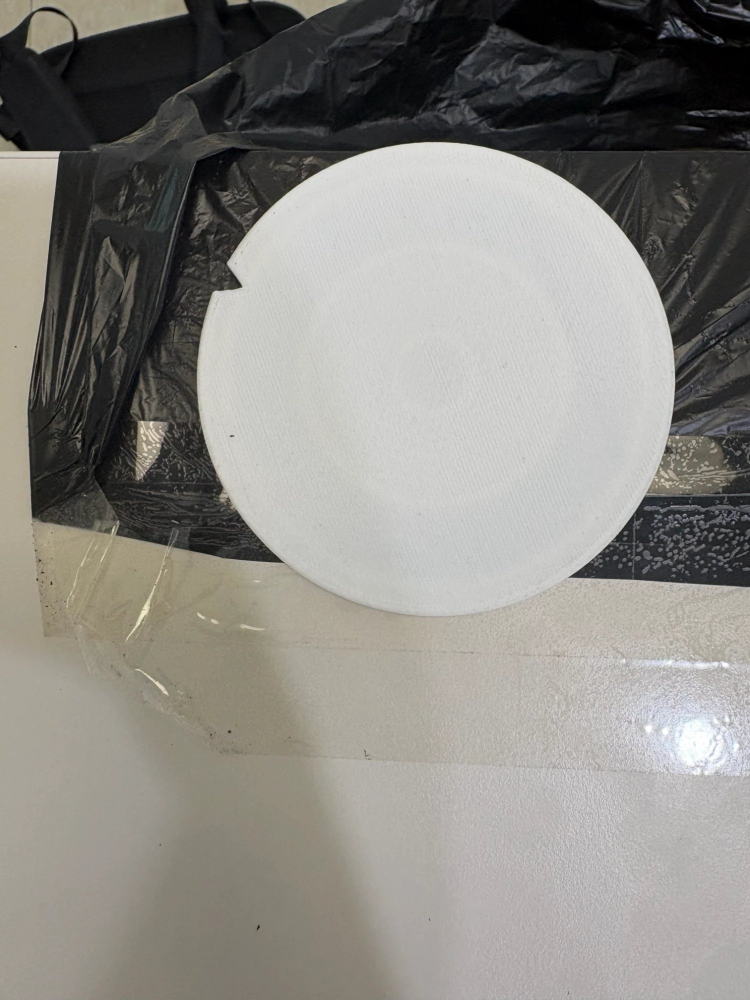
#> input picture tests/fixtures/wafer_notch_photo.jpg, 1500 x 2000 px (shown at 1/2 size)
$ python prealign.py tests/fixtures/wafer_notch_photo.jpg
#> lines starting #> are read from the running program, lines starting #| are printed output that depends on the picture
"""Pre-align: find the wafer disc and its notch on the loader camera (OpenCV only).

  python prealign.py photo.jpg [more.jpg ...]     # print centre / radius / notch angle, save *_notch.jpg

Angles are image angles in degrees: 0 = right, 90 = down (clockwise on screen), range [0, 360).
The disc is a bright circle on a dark background with one cut-out (the notch) on its rim.
1. Hough circle on a downscaled frame gives a rough centre and radius.
2. Radial edge search at every degree refines the circle by least squares; rays whose edge
   is missing or far off (the notch, a bright background touching the rim) are dropped.
3. The notch is the dark arc just inside the rim: its brightness-weighted centroid gives
   the angle to a fraction of a degree.
"""

import sys
from pathlib import Path

import cv2
import numpy as np

WORK_WIDTH = 640          # Hough runs at this width
RING = (0.88, 0.97)       # radii (fraction of r) sampled for the notch
NOTCH_MIN_CONTRAST = 0.25  # notch arc (peak degree) must be this much darker than the rim median
NOTCH_MAX_WIDTH_DEG = 40   # a wider dark arc is a hand / shadow over the rim, not the notch
DISC_MIN_EDGE = 0.6        # the rim edge must be found on this fraction of the 360 rays
DISC_MIN_STEP = 40         # and the disc must be this much brighter than just outside it


def wrap180(a):
    return (a+180) % 360-180


def _ray_samples(gray, cx, cy, r, lo, hi, n):
    """Brightness along each of the 360 rays from lo*r to hi*r: array (360, n)."""
    t = np.radians(np.arange(360))[:, None]
    rr = np.linspace(lo*r, hi*r, n)[None, :]
    xs = (cx+rr*np.cos(t)).astype(np.float32)
    ys = (cy+rr*np.sin(t)).astype(np.float32)
    return cv2.remap(gray, xs, ys, cv2.INTER_LINEAR, borderMode=cv2.BORDER_REPLICATE).astype(np.float64), rr[0]


def _fit_circle(pts):
    a = np.c_[2*pts, np.ones(len(pts))]
    s = np.linalg.lstsq(a, (pts**2).sum(1), rcond=None)[0]
    return s[0], s[1], float(np.sqrt(s[2]+s[0]**2+s[1]**2))


def _refine(gray, cx, cy, r):
    """Least-squares circle on the rim edge near (cx, cy, r): (cx, cy, r, edge fraction, step) or None."""
    prof, radii = _ray_samples(gray, cx, cy, r, 0.85, 1.15, 120)
    prof = cv2.GaussianBlur(prof, (5, 1), 0)
    step = prof[:, :-2]-prof[:, 2:]
    k = step.argmax(1)
    strength = step[np.arange(360), k]
    edge_r = radii[k+1]
    t = np.radians(np.arange(360))
    edge = np.c_[cx+edge_r*np.cos(t), cy+edge_r*np.sin(t)]
    keep = strength > 0.5*np.median(strength)
    for _ in range(3):
        if keep.sum() < 60:
            return None
        cx, cy, r = _fit_circle(edge[keep])
        resid = np.hypot(edge[:, 0]-cx, edge[:, 1]-cy)-r
        keep &= abs(resid) < max(1.5, 3*np.median(abs(resid[keep])))
    # A real disc has a bright face and a rim all round; clutter circles do not.
    inside, _ = _ray_samples(gray, cx, cy, r, 0.80, 0.95, 4)
    outside, _ = _ray_samples(gray, cx, cy, r, 1.05, 1.20, 4)
    return float(cx), float(cy), float(r), float(keep.mean()), float(np.median(inside.mean(1)-outside.mean(1)))


def find_disc(gray, min_edge=DISC_MIN_EDGE):
    """(cx, cy, r) in full-resolution pixels, or None."""
    h, w = gray.shape
    s = min(1.0, WORK_WIDTH/w)
    small = cv2.medianBlur(cv2.resize(gray, None, fx=s, fy=s, interpolation=cv2.INTER_AREA), 5)
    m = min(small.shape)
    circles = cv2.HoughCircles(small, cv2.HOUGH_GRADIENT, 1.5, m*0.05, param1=80, param2=40,
                               minRadius=int(m*0.15), maxRadius=int(m*0.6))
    if circles is None:
        return None
    best = None
    for cx, cy, r in circles[0][:12]/s:  # Hough's ranking is unreliable in clutter: score each
        c = _refine(gray, cx, cy, r)
        if c is None or c[3] < min_edge or c[4] < DISC_MIN_STEP:
            continue
        if best is None or c[3]*c[4] > best[3]*best[4]:
            best = c
    return None if best is None else best[:3]


def find_notch(frame):
    """dict(center, radius, angle, contrast) or None when no disc / no clear notch."""
    gray = frame if frame.ndim == 2 else cv2.cvtColor(frame, cv2.COLOR_BGR2GRAY)
    disc = find_disc(gray)
    if disc is None:
        return None
    cx, cy, r = disc
    prof, _ = _ray_samples(gray, cx, cy, r, *RING, 8)
    ring = prof.mean(1)
    base = np.median(ring)
    dark = np.clip(base-ring, 0, None)
    smooth = np.convolve(np.r_[dark, dark, dark], np.ones(3)/3, 'same')[360:720]
    peak = int(smooth.argmax())
    contrast = smooth[peak]/max(base, 1.0)
    width = int((np.roll(smooth, 180-peak) >= 0.5*smooth[peak]).sum())
    if contrast < NOTCH_MIN_CONTRAST or width > NOTCH_MAX_WIDTH_DEG:
        return None
    # Centroid of the dark arc around the peak (values above half the peak).
    offs = np.arange(-30, 31)
    vals = dark[(peak+offs) % 360]
    vals = np.where(vals >= 0.5*dark[peak], vals, 0)
    angle = (peak+float((offs*vals).sum()/max(vals.sum(), 1e-9))) % 360
    return {'center': (cx, cy), 'radius': r, 'angle': angle, 'contrast': float(contrast)}


def draw(frame, result, target=None):
    out = frame.copy()
    if result is None:
        cv2.putText(out, 'NO WAFER / NOTCH', (20, 40), cv2.FONT_HERSHEY_SIMPLEX, 1, (0, 0, 255), 2)
        return out
    (cx, cy), r, a = result['center'], result['radius'], result['angle']
    c = (int(round(cx)), int(round(cy)))
    cv2.circle(out, c, int(round(r)), (0, 255, 0), 2)
    tip = (int(cx+r*np.cos(np.radians(a))), int(cy+r*np.sin(np.radians(a))))
    cv2.line(out, c, tip, (0, 0, 255), 3)
    if target is not None:
        tt = (int(cx+r*np.cos(np.radians(target))), int(cy+r*np.sin(np.radians(target))))
        cv2.line(out, c, tt, (255, 200, 0), 2)
    text = f'notch {a:.1f} deg' + ('' if target is None else f'  err {wrap180(a-target):+.1f}')
    cv2.putText(out, text, (20, 40), cv2.FONT_HERSHEY_SIMPLEX, 1, (0, 0, 255), 2)
    return out


if __name__ == '__main__':
    for path in sys.argv[1:]:
        img = cv2.imread(path)
#> img is the input picture: shape (2000, 1500, 3); mean B, G, R 130.5, 135.7, 137.8
        res = find_notch(img)
#> in find_notch, `gray = frame if frame.ndim == 2 else cv2.cvtColor(frame, cv2.COLOR_BGR..`:
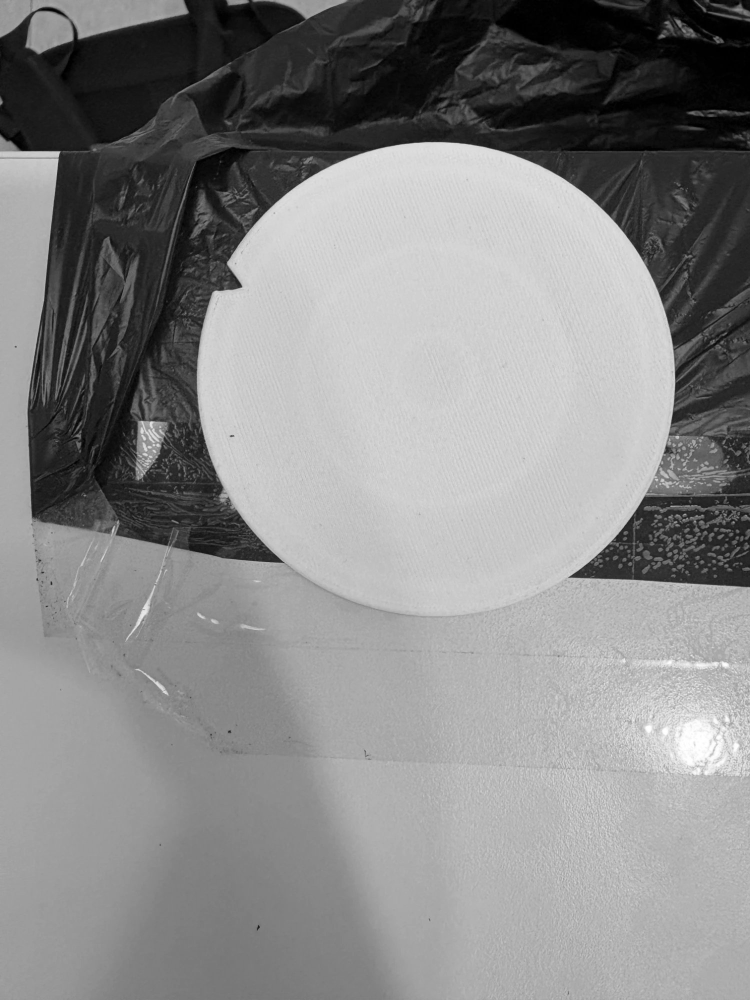
#> gray: shape (2000, 1500) (shown at 1/2 size); min 0, max 255, mean 135.7
#> in find_disc, `small = cv2.medianBlur(cv2.resize(gray, None, fx=s, fy=s, interpolatio..`:
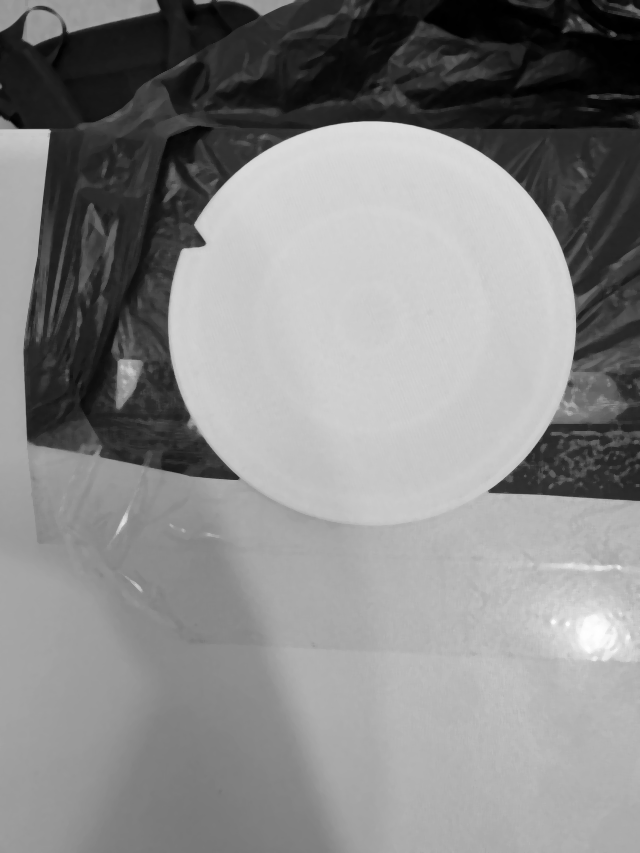
#> small: shape (853, 640); min 0, max 255, mean 135.5
#> in find_disc, `circles = cv2.HoughCircles(small, cv2.HOUGH_GRADIENT, 1.5, m*0.05, par..`: circles = 145 rows, first 8: [371.2, 321.8, 203.1], [366.8, 279.8, 244.4], [305.2, 366.8, 282.5], [326.2, 282.8, 264.1], [357.8, 354.8, 236.2], [398.2, 272.2, 259.4], [347.2, 399.8, 282.5], [321.8, 318.8, 254.2]
#> the loop in find_disc, `for cx, cy, r in circles[0][:12]/s:  # Hough's ranking is unreliable i..` made 12 passes
#> (cx, cy, r, best) on pass 1: (870.1, 754.1, 476, (871.6, 759.5, 477.1, 0.728, 147.6))
#> (cx, cy, r, c) on passes 2 to 6: (859.6, 655.7, 572.7, (854.1, 644.4, 556.9, 0.867, 26.12)), (715.4, 859.6, 662, (731.9, 872.2, 631.3, 0.642, 1.5)), (764.6, 662.7, 619.1, (755.9, 648.3, 602.1, 0.847, 15.75)), (838.5, 831.4, 553.7, (827.9, 818.5, 529.6, 0.619, 79.12)), (933.4, 638.1, 607.9, (931, 630.8, 586.2, 0.756, 19.5))
#> pass 1, in _ray_samples, `xs = (cx+rr*np.cos(t)).astype(np.float32)`:
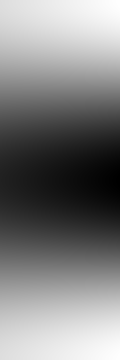
#> xs: shape (360, 120) float32; min 322.7, max 1417.5, mean 870.1; drawn with min black and max white
#> pass 1, in _ray_samples, `ys = (cy+rr*np.sin(t)).astype(np.float32)`:
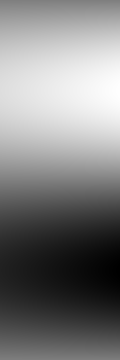
#> ys: shape (360, 120) float32; min 206.7, max 1301.5, mean 754.1; drawn with min black and max white
#> pass 1, in _refine, `prof, radii = _ray_samples(gray, cx, cy, r, 0.85, 1.15, 120)`:
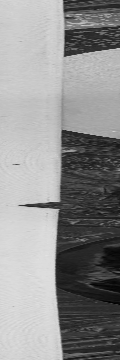
#> prof: shape (360, 120) float64; min 0, max 227, mean 142.9
#> in find_notch, `disc = find_disc(gray)`: disc = (871.6, 759.5, 477.1)
#> in find_notch, `cx, cy, r = disc`: cx = 871.6; cy = 759.5; r = 477.1
#> in find_notch, `ring = prof.mean(1)`: ring = 360 values, max 218.9 at index 277, min 100.2 at index 206, mean 205.5
#> in find_notch, `base = np.median(ring)`: base = 206.2
#> in find_notch, `dark = np.clip(base-ring, 0, None)`: dark = 360 values, max 106 at index 206, min 0 at index 0, mean 3.99
#> in find_notch, `smooth = np.convolve(np.r_[dark, dark, dark], np.ones(3)/3, 'same')[36..`: smooth = 360 values, max 89.29 at index 206, min 0 at index 0, mean 3.99
#> in find_notch, `peak = int(smooth.argmax())`: peak = 206
#> in find_notch, `contrast = smooth[peak]/max(base, 1.0)`: contrast = 0.433
#> in find_notch, `width = int((np.roll(smooth, 180-peak) >= 0.5*smooth[peak]).sum())`: width = 4
#> in find_notch, `vals = dark[(peak+offs) % 360]`: vals = 61 values, max 106 at index 30, min 0 at index 1, mean 6.16
#> in find_notch, `vals = np.where(vals >= 0.5*dark[peak], vals, 0)`: vals = 61 values, max 106 at index 30, min 0 at index 0, mean 5.44
#> in find_notch, `angle = (peak+float((offs*vals).sum()/max(vals.sum(), 1e-9))) % 360`: angle = 205.6
#> res = {'center': (871.6, 759.5), 'radius': 477.1, 'angle': 205.6, 'contrast': 0.433}
        if res is None:
            print(f'{path}: no wafer/notch')
        else:
            print(f"{path}: centre ({res['center'][0]:.1f}, {res['center'][1]:.1f}) r {res['radius']:.1f} "
                  f"notch {res['angle']:.2f} deg contrast {res['contrast']:.2f}")
#| tests/fixtures/wafer_notch_photo.jpg: centre (871.6, 759.5) r 477.1 notch 205.56 deg contrast 0.43
        cv2.imwrite(str(Path(path).with_name(Path(path).stem+'_notch.jpg')), draw(img, res))
#> in draw, `(cx, cy), r, a = result['center'], result['radius'], result['angle']`: cx = 871.6; cy = 759.5; r = 477.1; a = 205.6
#> in draw, `c = (int(round(cx)), int(round(cy)))`: c = (872, 759)
#> in draw, `tip = (int(cx+r*np.cos(np.radians(a))), int(cy+r*np.sin(np.radians(a))))`: tip = (441, 553)
#> in draw, `text = f'notch {a:.1f} deg' + ('' if target is None else f'  err {wrap..`: text = 'notch 205.6 deg'
#> in draw, `cv2.putText(out, text, (20, 40), cv2.FONT_HERSHEY_SIMPLEX, 1, (0, 0, 2..`:
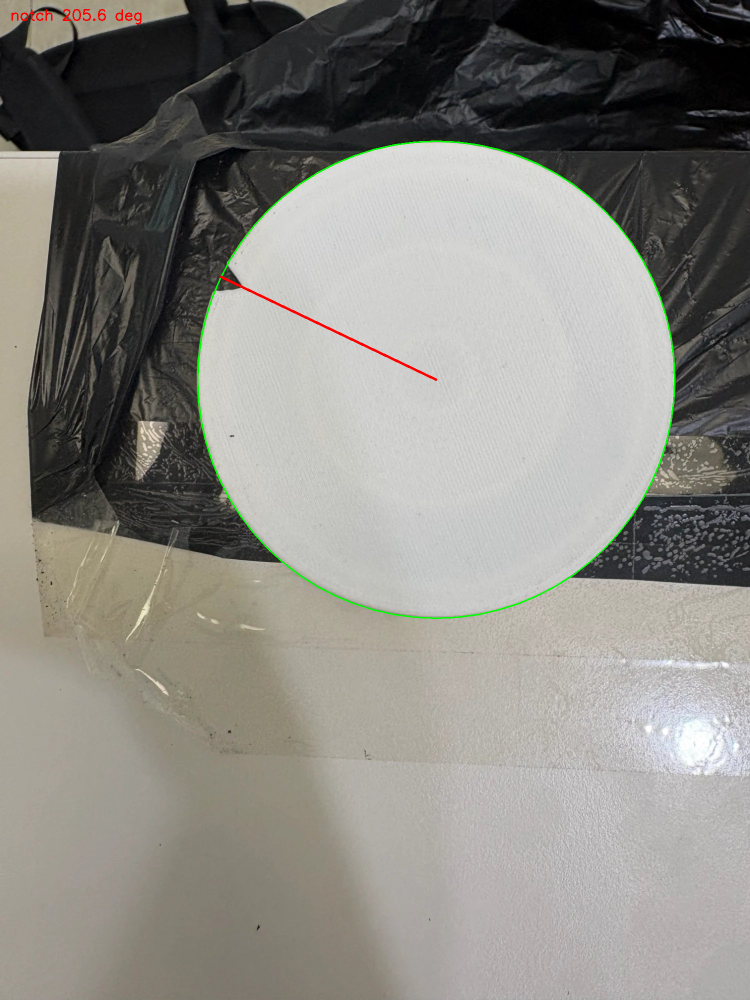
#> out: shape (2000, 1500, 3) (shown at 1/2 size); mean B, G, R 129.9, 135.8, 137.5
